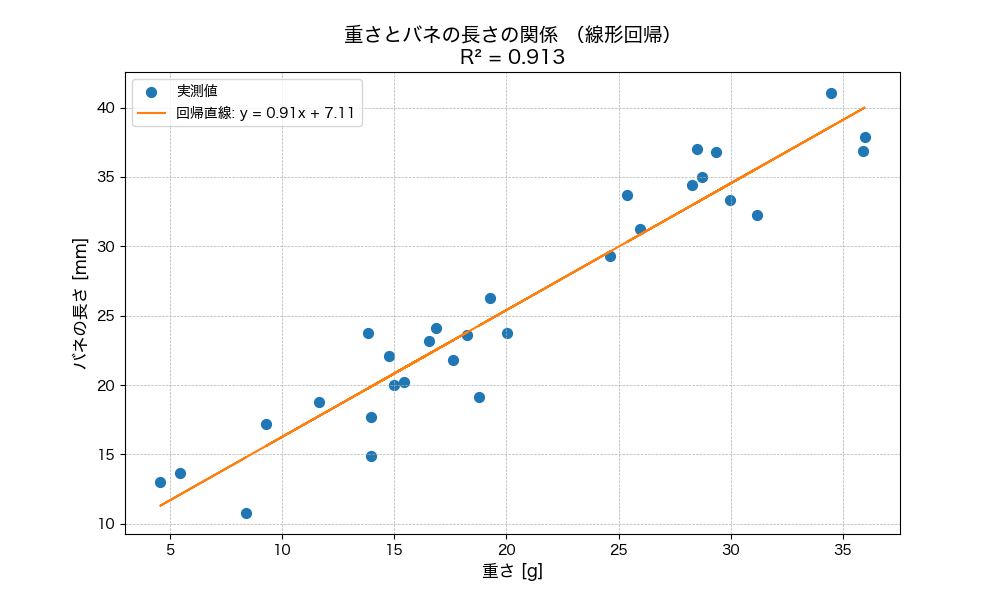

Write Python code to recreate this figure.
import os

import matplotlib
import matplotlib.pyplot as plt
import numpy as np
import pandas as pd

matplotlib.rcParams['font.family'] = ['Hiragino Sans', 'Meiryo', 'IPAexGothic', 'sans-serif']

# このスクリプト（regression_plot.py）のあるディレクトリを取得
base_dir = os.path.dirname(__file__)  # 'analysis' フォルダ

# データファイルへのパスを構築（ルートから見た data/spring_data.csv）
data_path = os.path.join(base_dir, '..', 'data', 'spring_data.csv')

# CSVを読み込み
df = pd.read_csv(data_path)

# データ　（x = 重さ, y = バネの長さ）
x = df['weight'].values
y = df['length'].values

# x, y の平均を求める
x_mean = np.mean(x)
y_mean = np.mean(y)

# 傾き a の計算式(共分散 / 分散) : Σ((x - x̄)(y - ȳ)) / Σ((x - x̄)^2)
a = np.sum((x - x_mean) * (y - y_mean)) / np.sum((x - x_mean)**2)

# 切片 b の計算式：b = ȳ - a * x̄
b = y_mean - a * x_mean

# 回帰直線の予測値を計算　(pred = 予測)
y_pred = a * x + b

# 決定係数 R² の計算 (1- (誤差の合計 / 全体の変動量)
ss_total = np.sum((y - y_mean) ** 2)        # 全体のばらつき
ss_residual = np.sum((y - y_pred) ** 2)     # 誤差
r2 = 1 - (ss_residual / ss_total)

# 結果表示
print(f"回帰式: y = {a:.3f}x + {b:.3f}")
print(f"決定係数 R² = {r2:.3f}")

# グラフ描画
plt.figure(figsize=(10, 6))
plt.scatter(x, y, label='実測値', color='#1f77b4', s=50)
plt.plot(x, y_pred, label=f'回帰直線: y = {a:.2f}x + {b:.2f}', color='#ff7f0e')
plt.xlabel('重さ [g]', fontsize=12)
plt.ylabel('バネの長さ [mm]', fontsize=12)
plt.title(f'重さとバネの長さの関係 （線形回帰）\nR² = {r2:.3f}', fontsize=14)
plt.grid(True, linestyle='--', linewidth=0.5)
plt.legend()
plt.tight_layout()
plt.show()
